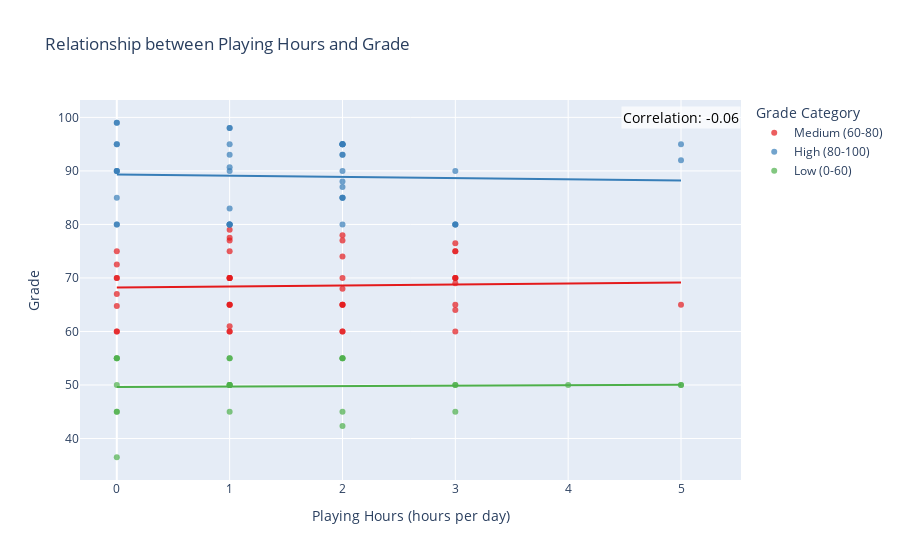

Notebook code cell kept with this figure:
### Code cell
bins = [0, 60, 80, 100]  
labels = ["Low (0-60)", "Medium (60-80)", "High (80-100)"]
df["Grade Category"] = pd.cut(df["Grade"], bins=bins, labels=labels, right=False)

# Calculate the correlation coefficient
correlation = df["Playing Hours"].corr(df["Grade"])
correlation_text = f"Correlation: {correlation:.2f}"

# Scatter Plot + Regression Line
fig = px.scatter(df, 
                 x="Playing Hours", 
                 y="Grade", 
                 color="Grade Category",  
                 trendline="ols",  
                 title="Relationship between Playing Hours and Grade",
                 labels={"Playing Hours": "Playing Hours (hours per day)", "Grade": "Grade"},
                 opacity=0.7,  
                 color_discrete_sequence=px.colors.qualitative.Set1)  

# Display correlation coefficients on the graph.
fig.add_annotation(
    x=max(df["Playing Hours"]), y=max(df["Grade"]),  
    text=correlation_text,
    showarrow=False,
    font=dict(size=14, color="black"),
    align="right",
    bgcolor="rgba(255, 255, 255, 0.7)"
)

# Optimize Chart Layout
fig.update_layout(
    xaxis_title="Playing Hours (hours per day)",
    yaxis_title="Grade",
    legend_title="Grade Category"
)

# Show Chart
fig.show()

# Output correlation coefficient
print(f"Correlation coefficient between game time and scores: {correlation:.2f}")

### Figure 1 — Plotly figure (JSON) as saved in the notebook; plotly's stock layout.template omitted (floating-point values rounded to 4 significant figures)
{"data": [{"hovertemplate": "Grade Category=Medium (60-80)<br>Playing Hours (hours per day)=%{x}<br>Grade=%{y}<extra></extra>", "legendgroup": "Medium (60-80)", "marker": {"color": "rgb(228,26,28)", "opacity": 0.7, "symbol": "circle"}, "mode": "markers", "name": "Medium (60-80)", "orientation": "v", "showlegend": true, "type": "scatter", "x": [1, 1, 2, 1, 1, 1, 3, 1, 1, 3, 1, 3, 2, 3, 1, 3, 0, 0, 2, 1, 1, 1, 2, 2, 2, 3, 2, 5, 0, 3, 2, 1, 0, 3, 2, 3, 0, 1, 3, 0, 2, 0, 0], "xaxis": "x", "y": [77.5, 60.0, 74.0, 70.0, 70.0, 65.0, 76.5, 61.0, 77.0, 70.0, 75.0, 69.0, 60.0, 60.0, 65.0, 75.0, 70.0, 67.0, 60.0, 65.0, 79.0, 70.0, 65.0, 70.0, 65.0, 70.0, 77.0, 65.0, 60.0, 70.0, 78.0, 60.0, 75.0, 65.0, 68.0, 75.0, 70.0, 70.0, 64.0, 72.5, 65.0, 60.0, 64.75], "yaxis": "y"}, {"hovertemplate": "<b>OLS trendline</b><br>Grade = 0.187051 * Playing Hours + 68.194<br>R<sup>2</sup>=0.001431<br><br>Grade Category=Medium (60-80)<br>Playing Hours (hours per day)=%{x}<br>Grade=%{y} <b>(trend)</b><extra></extra>", "legendgroup": "Medium (60-80)", "marker": {"color": "rgb(228,26,28)", "symbol": "circle"}, "mode": "lines", "name": "Medium (60-80)", "showlegend": false, "type": "scatter", "x": [0, 0, 0, 0, 0, 0, 0, 0, 1, 1, 1, 1, 1, 1, 1, 1, 1, 1, 1, 1, 1, 1, 2, 2, 2, 2, 2, 2, 2, 2, 2, 2, 3, 3, 3, 3, 3, 3, 3, 3, 3, 3, 5], "xaxis": "x", "y": [68.19, 68.19, 68.19, 68.19, 68.19, 68.19, 68.19, 68.19, 68.38, 68.38, 68.38, 68.38, 68.38, 68.38, 68.38, 68.38, 68.38, 68.38, 68.38, 68.38, 68.38, 68.38, 68.57, 68.57, 68.57, 68.57, 68.57, 68.57, 68.57, 68.57, 68.57, 68.57, 68.76, 68.76, 68.76, 68.76, 68.76, 68.76, 68.76, 68.76, 68.76, 68.76, 69.13], "yaxis": "y"}, {"hovertemplate": "Grade Category=High (80-100)<br>Playing Hours (hours per day)=%{x}<br>Grade=%{y}<extra></extra>", "legendgroup": "High (80-100)", "marker": {"color": "rgb(55,126,184)", "opacity": 0.7, "symbol": "circle"}, "mode": "markers", "name": "High (80-100)", "orientation": "v", "showlegend": true, "type": "scatter", "x": [1, 0, 2, 1, 2, 2, 1, 2, 5, 1, 3, 2, 2, 0, 1, 0, 1, 0, 0, 0, 3, 0, 3, 2, 1, 0, 2, 0, 0, 3, 1, 5, 2, 2, 2, 1, 2, 1, 1, 2, 2], "xaxis": "x", "y": [83.0, 80.0, 85.0, 80.0, 80.0, 88.0, 80.0, 90.0, 95.0, 98.0, 90.0, 87.0, 95.0, 80.0, 95.0, 95.0, 80.0, 85.0, 99.0, 90.0, 80.0, 99.0, 80.0, 95.0, 98.0, 95.0, 95.0, 90.0, 90.0, 80.0, 90.0, 92.0, 85.0, 93.0, 93.0, 93.0, 95.0, 80.0, 90.7, 95.0, 85.0], "yaxis": "y"}, {"hovertemplate": "<b>OLS trendline</b><br>Grade = -0.222571 * Playing Hours + 89.3238<br>R<sup>2</sup>=0.001850<br><br>Grade Category=High (80-100)<br>Playing Hours (hours per day)=%{x}<br>Grade=%{y} <b>(trend)</b><extra></extra>", "legendgroup": "High (80-100)", "marker": {"color": "rgb(55,126,184)", "symbol": "circle"}, "mode": "lines", "name": "High (80-100)", "showlegend": false, "type": "scatter", "x": [0, 0, 0, 0, 0, 0, 0, 0, 0, 0, 1, 1, 1, 1, 1, 1, 1, 1, 1, 1, 1, 2, 2, 2, 2, 2, 2, 2, 2, 2, 2, 2, 2, 2, 2, 3, 3, 3, 3, 5, 5], "xaxis": "x", "y": [89.32, 89.32, 89.32, 89.32, 89.32, 89.32, 89.32, 89.32, 89.32, 89.32, 89.1, 89.1, 89.1, 89.1, 89.1, 89.1, 89.1, 89.1, 89.1, 89.1, 89.1, 88.88, 88.88, 88.88, 88.88, 88.88, 88.88, 88.88, 88.88, 88.88, 88.88, 88.88, 88.88, 88.88, 88.88, 88.66, 88.66, 88.66, 88.66, 88.21, 88.21], "yaxis": "y"}, {"hovertemplate": "Grade Category=Low (0-60)<br>Playing Hours (hours per day)=%{x}<br>Grade=%{y}<extra></extra>", "legendgroup": "Low (0-60)", "marker": {"color": "rgb(77,175,74)", "opacity": 0.7, "symbol": "circle"}, "mode": "markers", "name": "Low (0-60)", "orientation": "v", "showlegend": true, "type": "scatter", "x": [1, 2, 0, 3, 0, 2, 0, 5, 0, 1, 3, 1, 0, 1, 1, 0, 0, 1, 2, 4, 3, 2, 2, 1, 5], "xaxis": "x", "y": [45.0, 55.0, 45.0, 50.0, 55.0, 45.0, 45.0, 50.0, 55.0, 55.0, 45.0, 50.0, 55.0, 50.0, 50.0, 36.5, 50.0, 50.0, 55.0, 50.0, 50.0, 42.35, 55.0, 55.0, 50.0], "yaxis": "y"}, {"hovertemplate": "<b>OLS trendline</b><br>Grade = 0.0810714 * Playing Hours + 49.6243<br>R<sup>2</sup>=0.000652<br><br>Grade Category=Low (0-60)<br>Playing Hours (hours per day)=%{x}<br>Grade=%{y} <b>(trend)</b><extra></extra>", "legendgroup": "Low (0-60)", "marker": {"color": "rgb(77,175,74)", "symbol": "circle"}, "mode": "lines", "name": "Low (0-60)", "showlegend": false, "type": "scatter", "x": [0, 0, 0, 0, 0, 0, 0, 1, 1, 1, 1, 1, 1, 1, 2, 2, 2, 2, 2, 3, 3, 3, 4, 5, 5], "xaxis": "x", "y": [49.62, 49.62, 49.62, 49.62, 49.62, 49.62, 49.62, 49.71, 49.71, 49.71, 49.71, 49.71, 49.71, 49.71, 49.79, 49.79, 49.79, 49.79, 49.79, 49.87, 49.87, 49.87, 49.95, 50.03, 50.03], "yaxis": "y"}], "layout": {"annotations": [{"align": "right", "bgcolor": "rgba(255, 255, 255, 0.7)", "font": {"color": "black", "size": 14}, "showarrow": false, "text": "Correlation: -0.06", "x": 5, "y": 100}], "legend": {"title": {"text": "Grade Category"}, "tracegroupgap": 0}, "title": {"text": "Relationship between Playing Hours and Grade"}, "xaxis": {"anchor": "y", "domain": [0, 1], "title": {"text": "Playing Hours (hours per day)"}}, "yaxis": {"anchor": "x", "domain": [0, 1], "title": {"text": "Grade"}}}}
